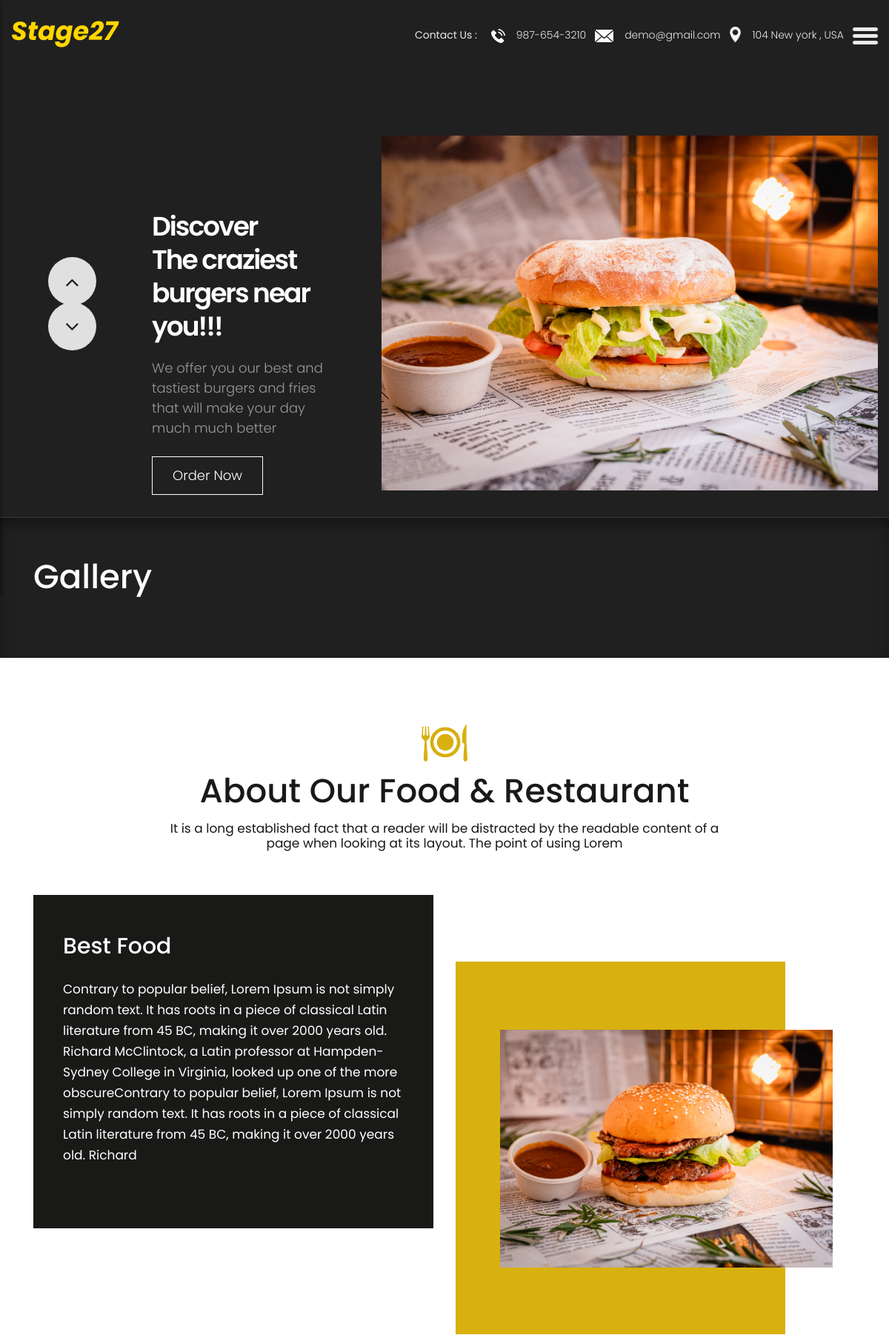
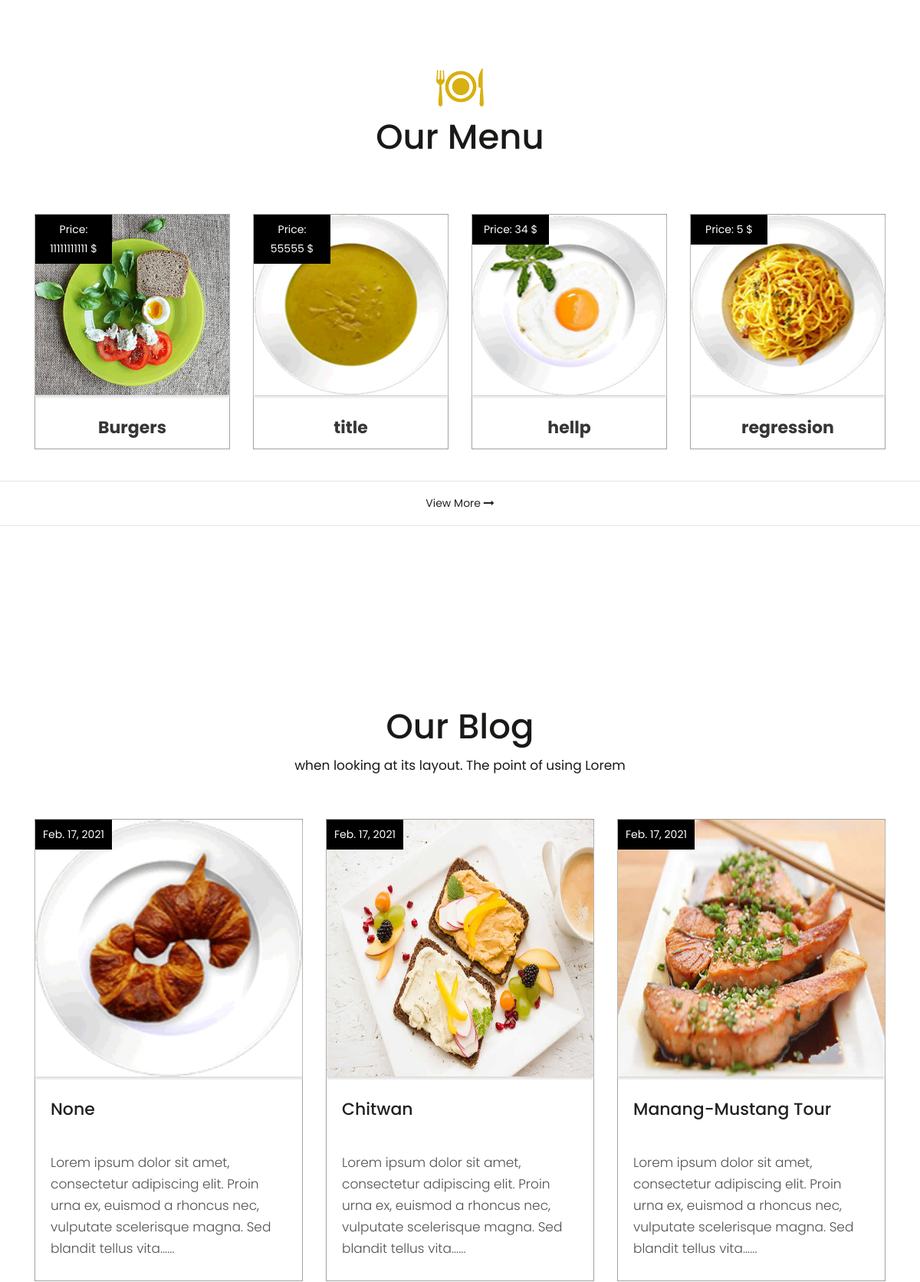
/home/ (upper part), run on the app's committed database (2 pictures, top to bottom).
### Home/models.py (models this page shows, shortened)
class home_image(models.Model):
    image = models.ImageField(upload_to='home_image')

class menu(models.Model):
    title = models.CharField(max_length=200)
    image = models.ImageField(upload_to='menu')
    price = models.IntegerField()

class Blog(models.Model):
    title = models.CharField(max_length=200)
    date = models.DateField()
    image = models.ImageField(upload_to='blog')
    body = RichTextField(blank=False,null=False)
    slug = models.SlugField(null=True, blank=True,editable=False)
    def get_absolute_url(self):
        return reverse('detail',kwargs = {'slug': self.slug})

### templates/Home/home.html (shortened to what this page needs)
{% load instagram_client %}
{% load static %}
<!DOCTYPE html>
<html lang="en">
<head>
    <link rel="stylesheet" href="{% static 'css/bootstrap.min.css' %}">
    <link rel="stylesheet" href="{% static 'css/owl.carousel.min.css' %}">
    <link rel="stylesheet" href="{% static 'css/style.css' %}">
    <link rel="stylesheet" href="{% static 'css/responsive.css' %}">
    <link rel="stylesheet" href="https://cdnjs.cloudflare.com/ajax/libs/font-awesome/4.7.0/css/font-awesome.min.css">
</head>
<body  class="main-layout">
    <div class="wrapper">
    <div id="content">
    <header>
        <div class="container-fluid">
            <div class="row">
                <div class="col-md-3">
                    <div class="full">
                        <h1 style="color: gold; font-size: 35px;"><i><b>Stage27</b></i></h1>
                    </div>
                </div>
                <div class="col-md-9">
                    <div class="full">
                        <div class="right_header_info">
                            <ul>
                                <li class="dinone">Contact Us : <img style="margin-right: 15px;margin-left: 15px;" src="{% static 'images/phone_icon.png' %}" alt="#"><a href="#">987-654-3210</a></li>
                                <li class="dinone"><img style="margin-right: 15px;" src="{% static 'images/mail_icon.png' %}" alt="#"><a href="#">demo@gmail.com</a></li>
                                <li class="dinone"><img style="margin-right: 15px;height: 21px;position: relative;top: -2px;" src="{% static 'images/location_icon.png' %}" alt="#"><a href="#">104 New york , USA</a></li>
                                <li>
                                    <button type="button" id="sidebarCollapse">
                                        <img  src="{% static 'images/menu_icon.png' %}" alt="#">
                                    </button>
                                </li>
                            </ul>
                        </div>
                    </div>
                </div>
            </div>
        </div>
    </header>
    <div class="slider_section">
        <div class="container">
            <div class="row">
                <div class="col-md-12">
                    <div class="full">
                        <div id="main_slider" class="carousel vert slide" data-ride="carousel" data-interval="3000">
                            <div class="carousel-inner">
                                <div class="carousel-item active">
                                    <div class="row">
                                        <div class="col-md-5">
                                            <div class="slider_cont">
                                                <h3>Discover<br>The craziest burgers near you!!!</h3>
                                                <p>We offer you our best and tastiest burgers and fries that will make your day much much better</p>
                                                <a class="main_bt_border" href="http://www.stage27.co/s/order">Order Now</a>
                                            </div>
                                        </div>
                                        <div class="col-md-7">
                                            <div class="slider_image full text_align_center">
                                                <img class="img-responsive" src="/media/home_image/{{active_home.image}}" alt="#" />
                                            </div>
                                        </div>
                                    </div>
                                </div>
                            </div>
                            <a class="carousel-control-prev" href="#main_slider" role="button" data-slide="prev">
                                <i class="fa fa-angle-up"></i>
                            </a>
                            <a class="carousel-control-next" href="#main_slider" role="button" data-slide="next">
                                <i class="fa fa-angle-down"></i>
                            </a>
                        </div>
                    </div>
                </div>
            </div>
        </div>
    </div>
    <section class="resip_section">
        <div class="container">
            <div class="row">
         <div class="col-md-12">
       <div class="ourheading">
    <h2>Gallery</h2>
  </div>
</div>
<div class="container">
    <div class="row">
        <div class="col-md-12">
        </div>
    </div>
</div>
</div>
</div>
</section>
<div class="about">
    <div class="container">
      <div class="row">
         <div class="col-md-12">
             <div class="title">
                <i><img src="{% static 'images/title.png' %}" alt="#"/></i>
                <h2>About Our Food & Restaurant</h2>
                <span>It is a long established fact that a reader will be distracted by the readable content of a
                   <br> page when looking at its layout. The point of using Lorem
                </span>
             </div>
          </div>
       </div>
       <div class="row">
         <div class="col-xl-6 col-lg-6 col-md-12 col-sm-12">
             <div class="about_box">
                 <h3>Best Food</h3>
                 <p>Contrary to popular belief, Lorem Ipsum is not simply random text. It has roots in a piece of classical Latin literature from 45 BC, making it over 2000 years old. Richard McClintock, a Latin professor at Hampden-Sydney College in Virginia, looked up one of the more obscureContrary to popular belief, Lorem Ipsum is not simply random text. It has roots in a piece of classical Latin literature from 45 BC, making it over 2000 years old. Richard </p>
             </div>
         </div>
          <div class="col-xl-5 col-lg-5 col-md-10 col-sm-12 about_img_boxpdnt">
             <div class="about_img">
                 <figure><img src="{% static 'images/0_8.jpg' %}" alt="#/"></figure>
             </div>
         </div>
       </div>
    </div>
</div>
<div class="blog">
    <div class="container">
        <div class="row">
        <div class="col-md-12">
            <div class="title">
            <i><img src="{% static 'images/title.png' %}" alt="#"/></i>
            <h2>Our Menu</h2>
            </div>
        </div>
        </div>
        <div class="row">
        {% for data in menu %}
        <div class="col-xl-3 col-lg-3 col-md-3 col-sm-12 mar_bottom">
        <div class="blog_box">
            <div class="blog_img_box">
            <figure><img src="/media/{{data.image}}" alt="image not found" style="height:235px;"/>
                <span>Price: {{data.price}} $</span>
            </figure>
            </div>
            <h3><center><b>{{data.title}}</b></center></h3>
        </div>
        </div>
        {% endfor %}
        </div>
    </div>
    </div>
    <br><hr>
    <center><a href="{% url 'menu' %}">View More <i class="fa fa-long-arrow-right" aria-hidden="true"></i></a></center>
    <hr>
<br>
    <div class="blog">
    <div class="container">
      <div class="row">
        <div class="col-md-12">
          <div class="title">
            <h2>Our Blog</h2>
            <span>when looking at its layout. The point of using Lorem</span>
          </div>
        </div>
      </div>
      <div class="row">
        {% for objects in blog %}
      <div class="col-xl-4 col-lg-4 col-md-4 col-sm-12 mar_bottom">
        <div class="blog_box">
          <div class="blog_img_box">
            <figure><a href="{{ objects.get_absolute_url }}"><img src="/media/{{objects.image}}" alt="image not found" style="height:335px;"/></a>
             <span>{{objects.date}}</span>
            </figure>
          </div>
          <h3><a href="{{ objects.get_absolute_url }}">{{objects.title}}</a></h3>
          <p>{{objects.body|slice:":150"|safe }}......</p>
        </div>
      </div>
      {% endfor %}
      </div>
    </div>
</div>
  <br><hr>
    </div>
    </div>
</body>
</html>

### static/css/responsive.css (style rules this page uses)
@media (min-width: 1200px) and (max-width: 1500px) { .right_header_info ul li { font-size: 14px; margin-left: 12px; } }
@media (min-width: 1200px) and (max-width: 1500px) { .slider_cont h3 { font-size: 36px; line-height: 45px; } }
@media (min-width: 1200px) and (max-width: 1500px) { .slider_cont p { margin-top: 10px; margin-bottom: 5px } }
@media (min-width: 1200px) and (max-width: 1500px) { .slider_section { min-height: auto; } }
@media (min-width: 1200px) and (max-width: 1500px) { .carousel-control-prev { width: 50px; height:50px; left: -20px; top: 95%; } }
@media (min-width: 1200px) and (max-width: 1500px) { .carousel-control-next { width: 50px; height:50px; right: -20px; top: 95%; } }

### data on the page
home_image: image (picture)
menu: image (picture), price "11111111111", title "Burgers"
menu: image (picture), price "55555", title "title"
menu: image (picture), price "34", title "hellp"
menu: image (picture), price "5", title "regression"
Blog: image (picture), date "Feb. 17, 2021", title "None", body "Lorem ipsum dolor sit amet, consectetur adipiscing elit. Proin urna ex, euismod a rhoncus nec, vulputate scelerisque magna. Sed blandit tellus vita"
Blog: image (picture), date "Feb. 17, 2021", title "Chitwan", body "Lorem ipsum dolor sit amet, consectetur adipiscing elit. Proin urna ex, euismod a rhoncus nec, vulputate scelerisque magna. Sed blandit tellus vita"
Blog: image (picture), date "Feb. 17, 2021", title "Manang-Mustang Tour", body "Lorem ipsum dolor sit amet, consectetur adipiscing elit. Proin urna ex, euismod a rhoncus nec, vulputate scelerisque magna. Sed blandit tellus vita"
